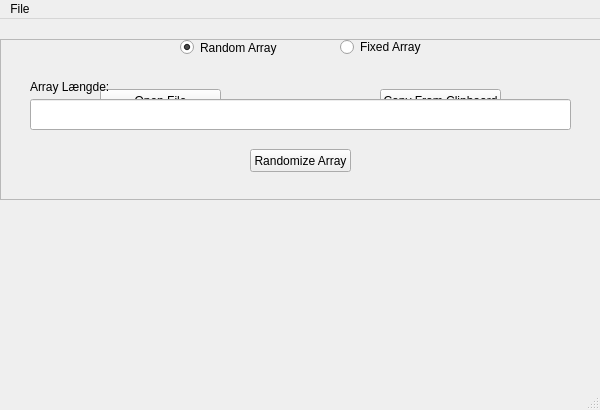
<?xml version="1.0" encoding="UTF-8"?>
<ui version="4.0">
 <class>MainWindow</class>
 <widget class="QMainWindow" name="MainWindow">
  <property name="geometry">
   <rect>
    <x>0</x>
    <y>0</y>
    <width>600</width>
    <height>410</height>
   </rect>
  </property>
  <property name="windowTitle">
   <string>Sorting Algorithmes</string>
  </property>
  <widget class="QWidget" name="centralwidget">
   <widget class="QRadioButton" name="radioRandom">
    <property name="geometry">
     <rect>
      <x>180</x>
      <y>20</y>
      <width>111</width>
      <height>17</height>
     </rect>
    </property>
    <property name="text">
     <string>Random Array</string>
    </property>
    <property name="checked">
     <bool>true</bool>
    </property>
   </widget>
   <widget class="QRadioButton" name="radioFixed">
    <property name="geometry">
     <rect>
      <x>340</x>
      <y>20</y>
      <width>81</width>
      <height>16</height>
     </rect>
    </property>
    <property name="text">
     <string>Fixed Array</string>
    </property>
   </widget>
   <widget class="QFrame" name="randomRadioFrame">
    <property name="enabled">
     <bool>true</bool>
    </property>
    <property name="geometry">
     <rect>
      <x>0</x>
      <y>20</y>
      <width>601</width>
      <height>161</height>
     </rect>
    </property>
    <property name="frameShape">
     <enum>QFrame::StyledPanel</enum>
    </property>
    <property name="frameShadow">
     <enum>QFrame::Raised</enum>
    </property>
    <widget class="QLineEdit" name="arrayLengthEdit">
     <property name="geometry">
      <rect>
       <x>30</x>
       <y>60</y>
       <width>541</width>
       <height>31</height>
      </rect>
     </property>
     <property name="font">
      <font>
       <pointsize>10</pointsize>
      </font>
     </property>
    </widget>
    <widget class="QLabel" name="label">
     <property name="geometry">
      <rect>
       <x>30</x>
       <y>40</y>
       <width>81</width>
       <height>16</height>
      </rect>
     </property>
     <property name="text">
      <string>Array Længde:</string>
     </property>
    </widget>
    <widget class="QPushButton" name="randomizeArrayButton">
     <property name="geometry">
      <rect>
       <x>250</x>
       <y>110</y>
       <width>101</width>
       <height>23</height>
      </rect>
     </property>
     <property name="text">
      <string>Randomize Array</string>
     </property>
    </widget>
    <widget class="QLabel" name="randomizedLabel">
     <property name="geometry">
      <rect>
       <x>6</x>
       <y>140</y>
       <width>591</width>
       <height>20</height>
      </rect>
     </property>
     <property name="text">
      <string/>
     </property>
     <property name="alignment">
      <set>Qt::AlignCenter</set>
     </property>
    </widget>
   </widget>
   <widget class="QFrame" name="fixedRadioFrame">
    <property name="enabled">
     <bool>true</bool>
    </property>
    <property name="geometry">
     <rect>
      <x>0</x>
      <y>20</y>
      <width>601</width>
      <height>161</height>
     </rect>
    </property>
    <property name="frameShape">
     <enum>QFrame::StyledPanel</enum>
    </property>
    <property name="frameShadow">
     <enum>QFrame::Raised</enum>
    </property>
    <widget class="QLabel" name="radioFixedStateLabel">
     <property name="geometry">
      <rect>
       <x>10</x>
       <y>90</y>
       <width>761</width>
       <height>31</height>
      </rect>
     </property>
     <property name="text">
      <string/>
     </property>
     <property name="alignment">
      <set>Qt::AlignCenter</set>
     </property>
    </widget>
    <widget class="QPushButton" name="openFileButton">
     <property name="geometry">
      <rect>
       <x>100</x>
       <y>50</y>
       <width>121</width>
       <height>23</height>
      </rect>
     </property>
     <property name="text">
      <string>Open File</string>
     </property>
    </widget>
    <widget class="QPushButton" name="copyClipboardButton">
     <property name="geometry">
      <rect>
       <x>380</x>
       <y>50</y>
       <width>121</width>
       <height>23</height>
      </rect>
     </property>
     <property name="text">
      <string>Copy From Clipboard</string>
     </property>
    </widget>
   </widget>
   <zorder>fixedRadioFrame</zorder>
   <zorder>randomRadioFrame</zorder>
   <zorder>radioFixed</zorder>
   <zorder>radioRandom</zorder>
  </widget>
  <widget class="QMenuBar" name="menubar">
   <property name="geometry">
    <rect>
     <x>0</x>
     <y>0</y>
     <width>600</width>
     <height>21</height>
    </rect>
   </property>
   <widget class="QMenu" name="menuFIle">
    <property name="title">
     <string>File</string>
    </property>
    <addaction name="actionExit"/>
   </widget>
   <addaction name="menuFIle"/>
  </widget>
  <widget class="QStatusBar" name="statusbar"/>
  <action name="actionOpen">
   <property name="text">
    <string>Open</string>
   </property>
  </action>
  <action name="actionExit">
   <property name="text">
    <string>Exit</string>
   </property>
  </action>
  <action name="actionRestart">
   <property name="text">
    <string>Restart</string>
   </property>
  </action>
 </widget>
 <resources/>
 <connections/>
</ui>
